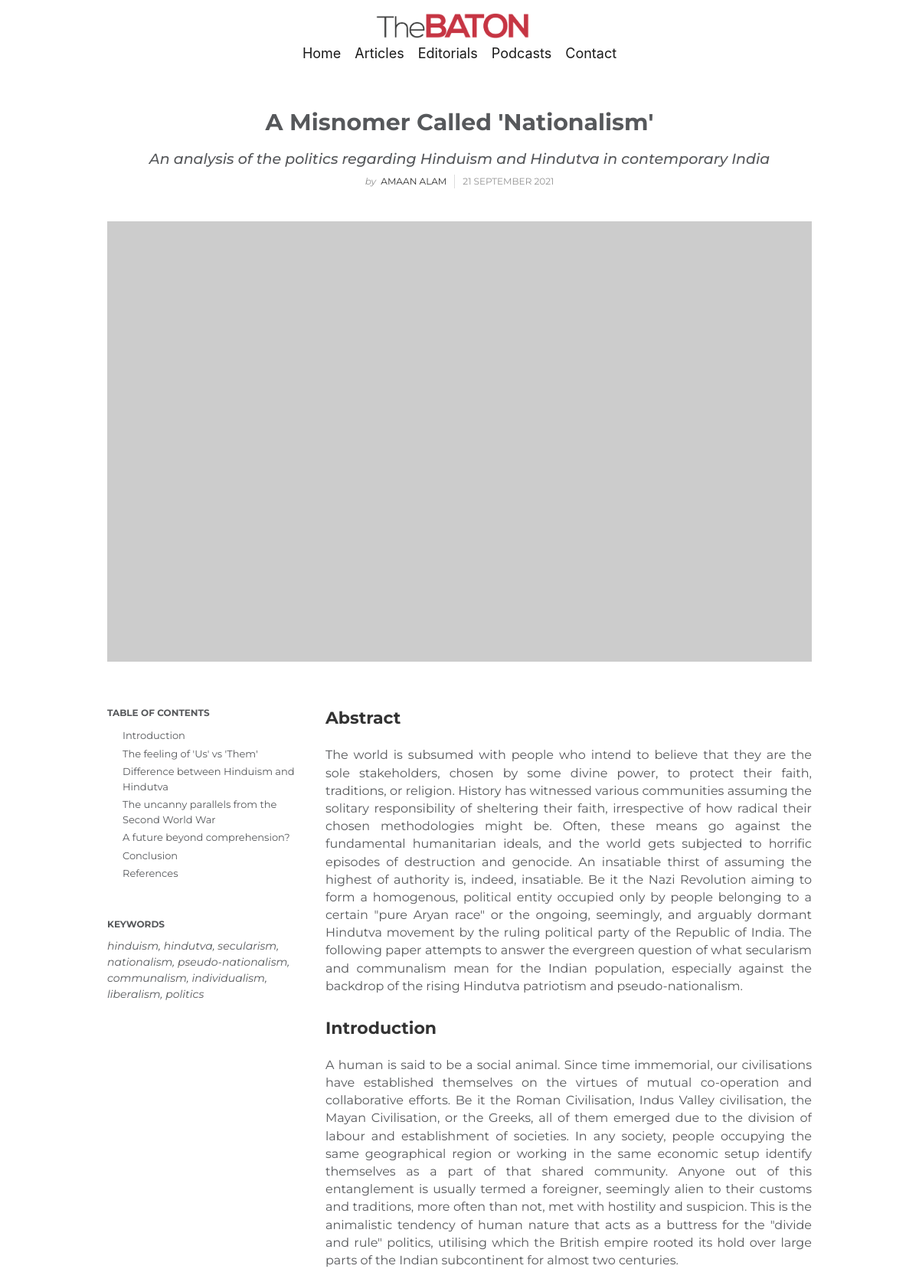
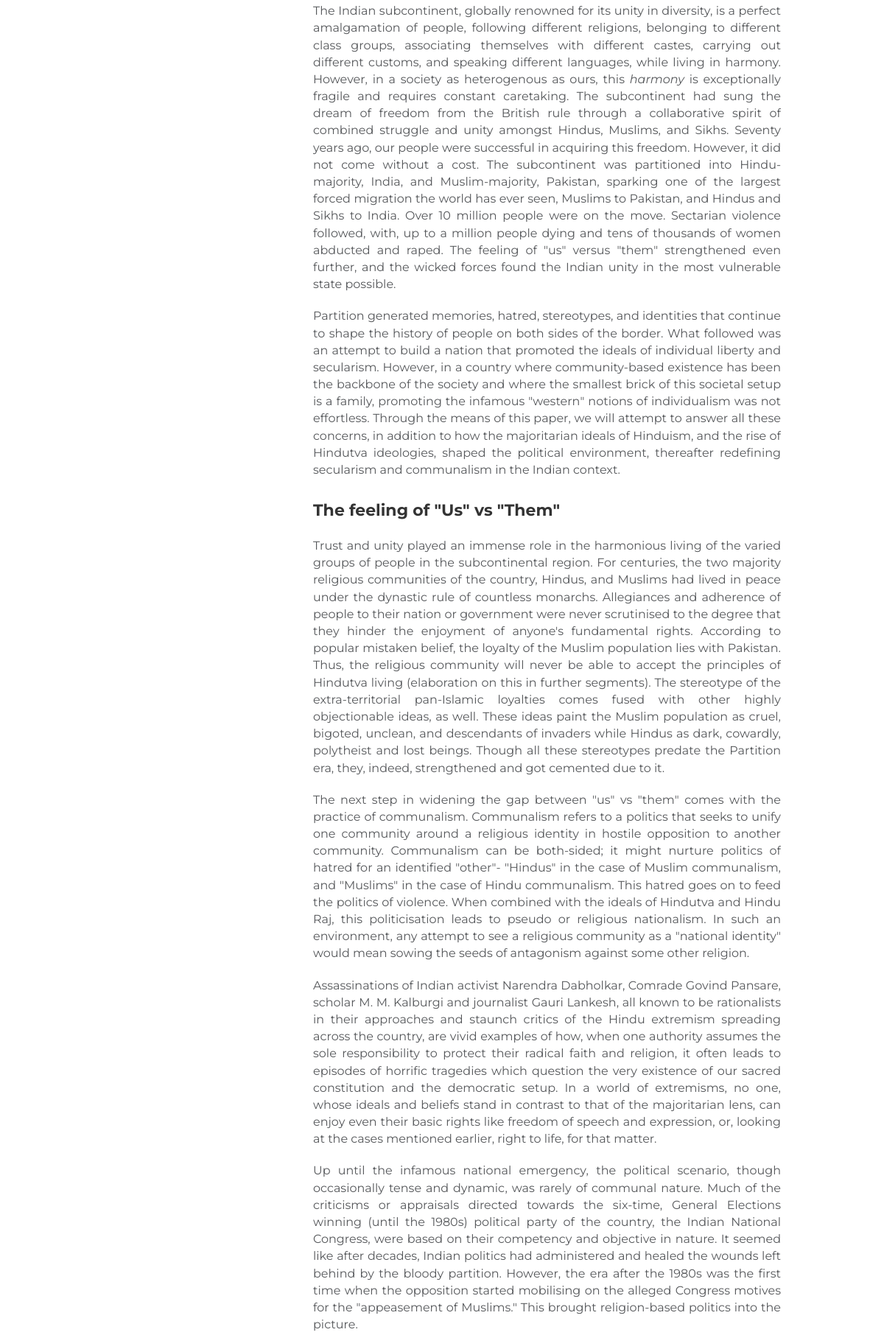
/editorials/1250088e-b7f7-4fe7-8c42-07f7609f7c81 (upper part), run on the app's committed database (2 pictures, top to bottom).
### src/models/EditorialModel.py (models this page shows, shortened)
class Editorial(db.Model):
    id = db.Column(db.Integer, primary_key=True)
    public_id = db.Column(db.String, unique=True, nullable=False)
    cover_image = db.Column(db.String, default='static/images/default_cover.jpg')
    title = db.Column(db.String, nullable=False)
    sub_title = db.Column(db.String)
    cta_title = db.Column(db.String, default= "Potatorem ipsum dolor sit amet consectetur adipisicing elit. Possimus ratione quo.")
    date_posted = db.Column(db.DateTime, nullable=False, default=datetime.utcnow)
    date_modified = db.Column(db.DateTime, nullable=False, default=datetime.utcnow)
    keywords = db.Column(db.String)
    toc = db.Column(db.String)
    content = db.Column(db.String, nullable=False)
    user_id = db.Column(db.Integer, db.ForeignKey('user.id')) #foreign key is user.id in main

### src/models/UserModel.py (models this page shows, shortened)
class User(db.Model):
    id = db.Column(db.Integer, primary_key=True)
    public_id = db.Column(db.String, unique=True, nullable=False)
    name = db.Column(db.String)
    email = db.Column(db.String, unique=True, nullable=False)
    email_verified = db.Column(db.Boolean, nullable=False, default=False)
    profile_picture = db.Column(db.String, nullable=False, default='static/images/default_profile_picture.jpg')
    profile_cover_picture = db.Column(db.String, nullable=False, default='static/images/default_profile_cover_picture.jpg')
    password = db.Column(db.String, nullable=False)
    role = db.Column(db.String, nullable=False, default='user')
    bio = db.Column(db.String, default='Hi welcome to my profile!')
    socials_facebook = db.Column(db.String)
    socials_linkedin = db.Column(db.String)
    socials_instagram = db.Column(db.String)
    socials_twitter = db.Column(db.String)
    blogposts = db.relationship('Blogpost', backref='author', lazy=True)
    editorials = db.relationship('Editorial', backref='author', lazy=True)

### src/views/UserView.py (the view)
@user_api.route('/editorials/<public_id>', methods=['GET'])
def editorial_post(public_id):
    editorial_post = Editorial.query.filter_by(public_id=public_id).first()
    toc_string = editorial_post.toc
    toc_list = toc_string.split(',')
    toc = [sections.split('--') for sections in toc_list]
    toc_string_lower = toc_string.lower()
    toc_string_lower_updated = toc_string_lower.replace('--', ',')
    toc_string_lower_updated1 = toc_string_lower_updated.replace(' ', '-')
    toc_id_list = toc_string_lower_updated1.split(',')
    return render_template_string(source = editorial_post.content, editorial_post=editorial_post, toc = toc, toc_id = toc_id_list)

### src/views/UserView.py (called while the page is built)
@user_api.after_request
def refresh_expiring_jwts(response):
    try:
        exp_timestamp = get_jwt()["exp"]
        now = datetime.now(timezone.utc)
        target_timestamp = datetime.timestamp(now + timedelta(minutes=30))
        if target_timestamp > exp_timestamp:
            access_token = create_access_token(identity=get_jwt_identity())
            set_access_cookies(response, access_token)
        return response
    except (RuntimeError, KeyError):
        return response

@user_api.context_processor
def handle_context():
    return dict(req_args = request.args, int = int, len = len, datetime=datetime, str = str)

### src/templates/editorialpost.html (shortened to what this page needs)
{% extends "base.html" %}
{% block title %}
<link rel="stylesheet" href="{{ url_for('static', filename='css/editorialpost.css') }}">
{% endblock %}
{% block content %}
<section class="article-dual-column" style="font-family: Montserrat, sans-serif;">
    <div class="container">
        <div class="row">
            <div class="col-md-10 offset-md-1">
                <div class="intro">
                    <h1 class="text-center"><strong>{{ editorial_post.title }}</strong><br></h1>
                    <h4 class="text-center" style="font-size: 19px;"><em>{{ editorial_post.sub_title }}</em><br></h4>
                    <p class="text-center"><span class="by">by</span> <a href="#">{{ editorial_post.author.name }}</a><span class="date">{{ editorial_post.date_posted.strftime('%d %B %Y') }} </span></p>
                    <div class="text-center"><img class="img-fluid" src="https://picsum.photos/1440/900"></div>
                </div>
            </div>
        </div>
        <div class="row">
            <div class="col-md-10 col-lg-3 offset-md-1">
                <div class="toc">
                    <p>Table of Contents</p>
                    <ul>
                    {% for items in toc %}
                        <li>{{ items[0] }}</li>
                    {% endfor %}
                    </ul>
                </div>
                {% if editorial_post.keywords %}
                <div class="toc">
                    <p>Keywords</p><span><em>{{ editorial_post.keywords }}</em></span>
                </div>
                {% endif %}
            </div>
            <div class="col-md-10 col-lg-7 offset-md-1 offset-lg-0">
                <div class="text">
                    {% block editorialpost %}
                    {% endblock editorialpost %}
                </div>
            </div>
        </div>
    </div>
</section>
{% endblock %}

### src/static/css/base.css (style rules this page uses)
* { margin: 0; padding:0; overflow-x:hidden; }
:root { --clr-background: #f8f8f8; --clr-primary-red: #be1e2d; --clr-primary-text: #202020; --clr-secondary-text: #737373; --clr-light-primary: #fefefe; --clr-light-secondary: #f0f0f0; }
html { font-family: "Montserrat", sans-serif; background-color: var(--clr-background); }
h1,h2,h3,h4,h5 { overflow: hidden; }
@media only screen and (min-width: 768px) { :root { font-size: 18px; } }

### src/static/css/editorialpost.css (style rules this page uses)
.article-dual-column { color: #56585b; background-color: #fff; font-family: 'Lora', serif; font-size: 14px; }
.article-dual-column .intro { font-size: 16px; margin: 0 auto 30px; }
.article-dual-column .intro h1 { font-size: 30px; margin-bottom: 15px; padding-top: 20px; line-height: 1.5; color: inherit; margin-top: 25px; }
.text-center { overflow: hidden; }
.article-dual-column .intro p { color: #929292; font-size: 12px; }
.article-dual-column .intro p .by { font-style: italic; }
.article-dual-column .intro p .date { text-transform: uppercase; padding: 4px 0 4px 10px; margin-left: 10px; border-left: 1px solid #ddd; }
.article-dual-column .intro p a { color: #333; text-transform: uppercase; padding-left: 3px; }
.article-dual-column .intro img { margin-top: 25px; text-align: center; }
.article-dual-column .text p { margin-bottom: 20px; line-height: 1.45; }
@media (min-width:768px) { .article-dual-column .text p { font-size: 16px; } }
.article-dual-column .text h2 { margin-top: 28px; margin-bottom: 20px; line-height: 1.45; font-size: 16px; font-weight: bold; color: #333; }
@media (min-width:768px) { .article-dual-column .text h2 { font-size: 22px; } }
.article-dual-column .toc { margin-block-end: 2.5rem; }
.article-dual-column .toc p { text-transform: uppercase; font-size: 12px; font-weight: bold; margin-bottom: 0.5rem; }
.article-dual-column .toc ul { padding-left: 20px; font-size: 13px; margin-bottom: 0; }
.article-dual-column .toc li { padding: 2px 0; }
.text { text-align: justify; }
.col-md-10.col-lg-3.offset-md-1 { margin-top: 28px; }

### data on the page
Editorial: title "A Misnomer Called 'Nationalism'", sub_title "An analysis of the politics regarding Hinduism and Hindutva in contemporary India", date_posted "21 SEPTEMBER 2021", keywords "hinduism, hindutva, secularism, nationalism, pseudo-nationalism, communalism, individualism, liberalism, politics"
User: author.name "AMAAN ALAM"

### other printed values
{{ items[0] }} "Introduction" "The feeling of 'Us' vs 'Them'" "Difference between Hinduism and Hindutva" "The uncanny parallels from the Second World War" "A future beyond comprehension?" "Conclusion" "References"
